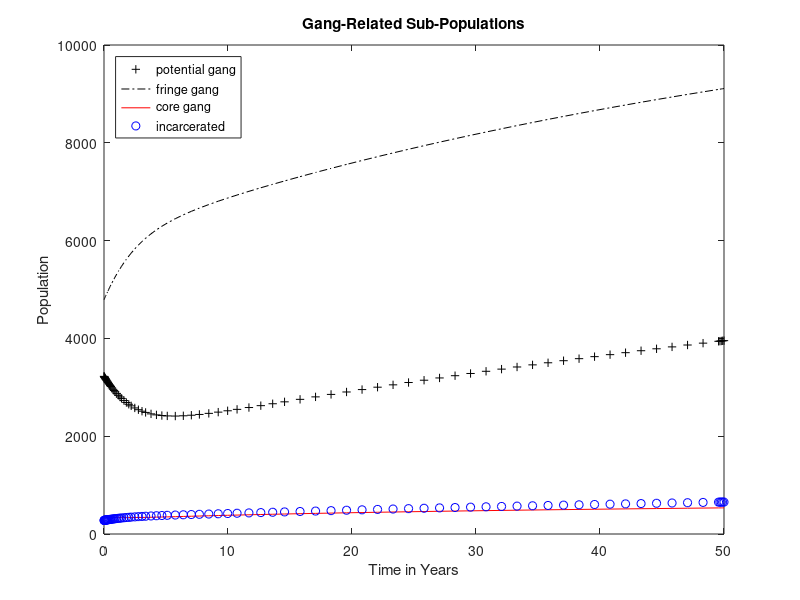

Here is the MATLAB script that generated this plot:
%%  GANG MODEL 
clear all;close all; format long;
%% ASSIGN RATE CONSTANTS
delta = 0.02; lambda = 0.053; sigma=.08; gamma=.6;
A = 324; q = .0145; Beta1 = 0.71; Beta2 = 0.21;
alpha = 0.1265; Phi = 0.115; f = 0.44; rho = 0.2;
mu = 0.00823; murder = .0503;
%% DEFINE GANG MODEL EQUATIONS
%% Variables: T=y(1),N=y(2),S=y(3),G=y(4),R=y(5). 
F = @(t,y) [A-mu*y(1)-murder*y(4);
 A-q*y(4)-Beta1*(y(3)+y(4))*(y(2)/y(1))+alpha*y(3)+f*rho*y(5)-mu*y(2)+lambda*(1+y(2)/y(1))*y(4);
 q*y(4)+Beta1*(y(3)+y(4))*(y(2)/y(1))-Beta2*((y(3)*y(4))/y(1))-(alpha+mu)*y(3)-delta*y(3);
 Beta2*((y(3)*y(4))/y(1))+(1-f)*rho*y(5)-(Phi+murder+mu)*y(4)-lambda*(1+ y(2)/y(1))* y(4);
 Phi*y(4)-(rho+mu)*y(5)+delta*y(2)];
%% SOLVE ODE SYSTEM NUMERICALLY
[t,X]=ode45(F,[0 50],[8640 3224 4792 346 278]);
%% PLOT SOLUTIONS
figure 
plot(t,X(:,2),'k+'); % N=POTENTIAL GANG
hold on 
plot(t,X(:,3),'k-.'); % S=FRINGE GANG
hold on 
plot(t,X(:,4),'r'); % G=CORE GANG
hold on 
plot(t,X(:,5),'bo'); % R=INCARCERATED
hold off
title('Gang-Related Sub-Populations'); xlabel('Time in Years'); ylabel('Population');
legend('potential gang', 'fringe gang', 'core gang', 'incarcerated','location','northwest');